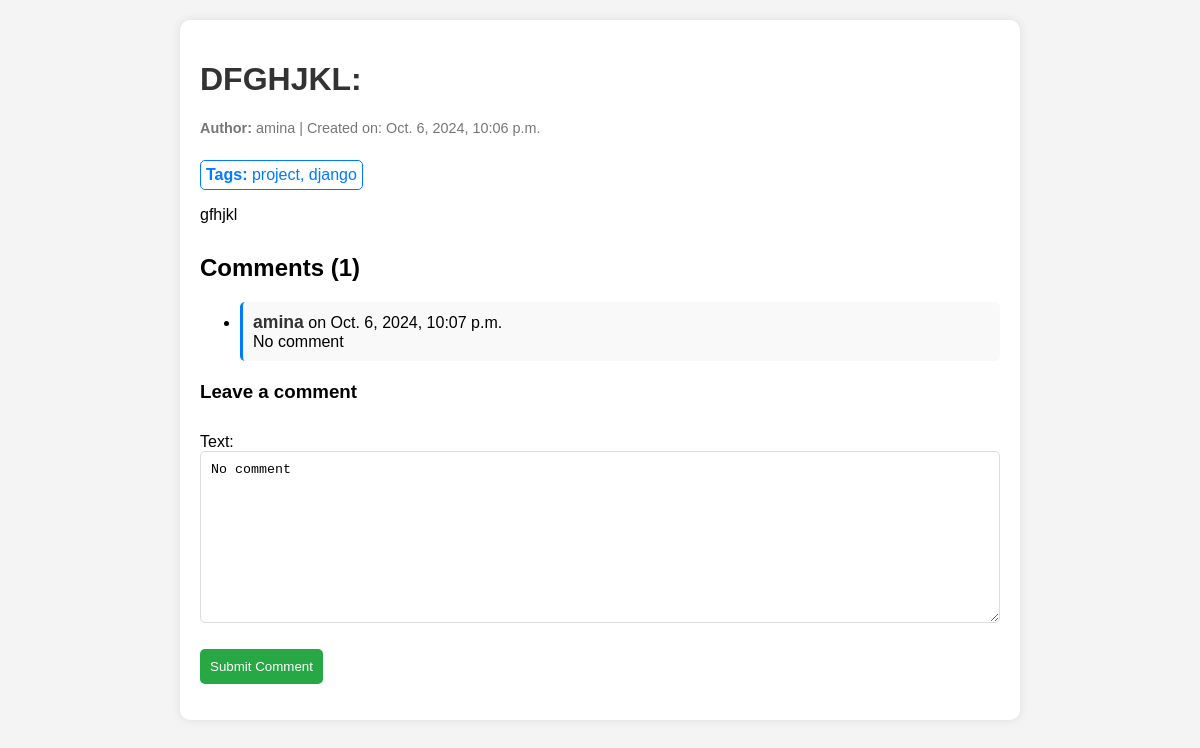
Screenshot of /blog/posts/9 with the database file from the repository.
### blog/models.py (models this page shows, shortened)
class Post(models.Model):
    title = models.CharField(max_length=150)
    content = models.TextField()
    author = models.ForeignKey(User, on_delete=models.CASCADE)
    created_at = models.DateTimeField(default=timezone.now)
    tags = models.ManyToManyField('Tag', related_name='posts', blank=True)
    class Meta:
        indexes = [
            models.Index(fields=['author']),
        ]

class Tag(models.Model):
    name = models.CharField(max_length=30)
    class Meta:
        indexes = [
            models.Index(fields=['name']),
        ]

class Comment(models.Model):
    post = models.ForeignKey(Post, related_name='comments', on_delete=models.CASCADE)
    author = models.ForeignKey(User, on_delete=models.CASCADE)
    text = models.TextField(max_length=250, default='No comment')
    created_at = models.DateTimeField(auto_now_add=True)
    class Meta:
        indexes = [
            models.Index(fields=['post', 'created_at']),
        ]

### blog/views.py (the view)
# urls.py: path('posts/<int:id>', post_detail, name='post_by_id'),
def post_detail(request, id):
    post = get_object_or_404(Post.objects.prefetch_related('comments'), id=id)
    comments_count = cache.get(f'comments_count_{post.id}')
    if comments_count is None:
        comments_count = post.comments.count()
        cache.set(f'comments_count_{post.id}', comments_count, timeout=60)
    comments = post.comments.all().order_by('-created_at')
    if request.method == "POST":
        form = CommentForm(request.POST)
        if form.is_valid():
            comment = form.save(commit=False)
            comment.post = post
            comment.author = request.user
            comment.save()
            cache.delete(f'comments_count_{post.id}')
            return redirect('post_by_id', id=post.id)
    else:
        form = CommentForm()
    return render(request, 'post_id.html', {'post': post, 'comments': comments, 'form': form, 'comments_count': comments_count})

### blog/forms.py
class CommentForm(forms.ModelForm):
    class Meta:
        model = Comment
        fields = ['text']

### blog/templates/post_id.html (shortened to what this page needs)
<html lang="en">
<head>
    <link rel="stylesheet">
</head>
<body>
    <div class="container">
        <h1>{{ post.title }}</h1>
        <p class="post-meta">
            <strong>Author:</strong> {{ post.author }} | Created on: {{ post.created_at }}
        </p>
        <div class="tags">
            {% load cache %}
            {% cache 60 tags_for_post post.id %}
            <strong>Tags:</strong>
            {% for tag in post.tags.all %}
                <span>{{ tag.name }}</span>{% if not forloop.last %}, {% endif %}
            {% empty %}
                <span>No tags</span>
            {% endfor %}
            {% endcache %}
        </div>
        <p>{{ post.content }}</p>
        <div class="comments-section">
            <h2>Comments ({{ comments_count }})</h2>
            {% cache 60 comments_for_post post.id %}
            {% if comments %}
                <ul>
                    {% for comment in comments %}
                        <li class="comment-item">
                            <strong>{{ comment.author.username }}</strong> on {{ comment.created_at }}<br>
                            {{ comment.text }}
                        </li>
                    {% endfor %}
                </ul>
            {% else %}
                <p>No comments yet.</p>
            {% endif %}
            {% endcache %}
        </div>
        <h3>Leave a comment</h3>
        <form method="post">
            {{ form.as_p }}
            <button type="submit">Submit Comment</button>
        </form>
    </div>
</body>
</html>

### blog/templates/post_id.html (style rules this page uses)
body { font-family: Arial, sans-serif; margin: 0; padding: 20px; background-color: #f4f4f4; }
.container { max-width: 800px; margin: 0 auto; background: #fff; padding: 20px; box-shadow: 0 0 10px rgba(0, 0, 0, 0.1); border-radius: 10px; }
h1 { color: #333; }
.post-meta { font-size: 0.9em; color: #777; }
.tags { margin-top: 10px; padding: 5px; border: 1px solid #007bff; border-radius: 5px; display: inline-block; color: #007bff; }
.comments-section { margin-top: 30px; }
.comment-item { margin-bottom: 20px; padding: 10px; background: #f9f9f9; border-left: 3px solid #007bff; border-radius: 5px; }
.comment-item strong { font-size: 1.1em; color: #333; }
form { margin-top: 30px; }
form input, form textarea { width: 100%; padding: 10px; margin-bottom: 10px; border: 1px solid #ddd; border-radius: 5px; }
form button { padding: 10px; background-color: #28a745; color: white; border: none; cursor: pointer; border-radius: 5px; }

### rows the page displays
Post: title "DFGHJKL:", author "amina", created_at "Oct. 6, 2024, 10:06 p.m.", content "gfhjkl"
Tag: name "project"
Tag: name "django"
Comment: author.username "amina", created_at "Oct. 6, 2024, 10:07 p.m.", text "No comment"

### other values shown
{{ comments_count }} "1"
